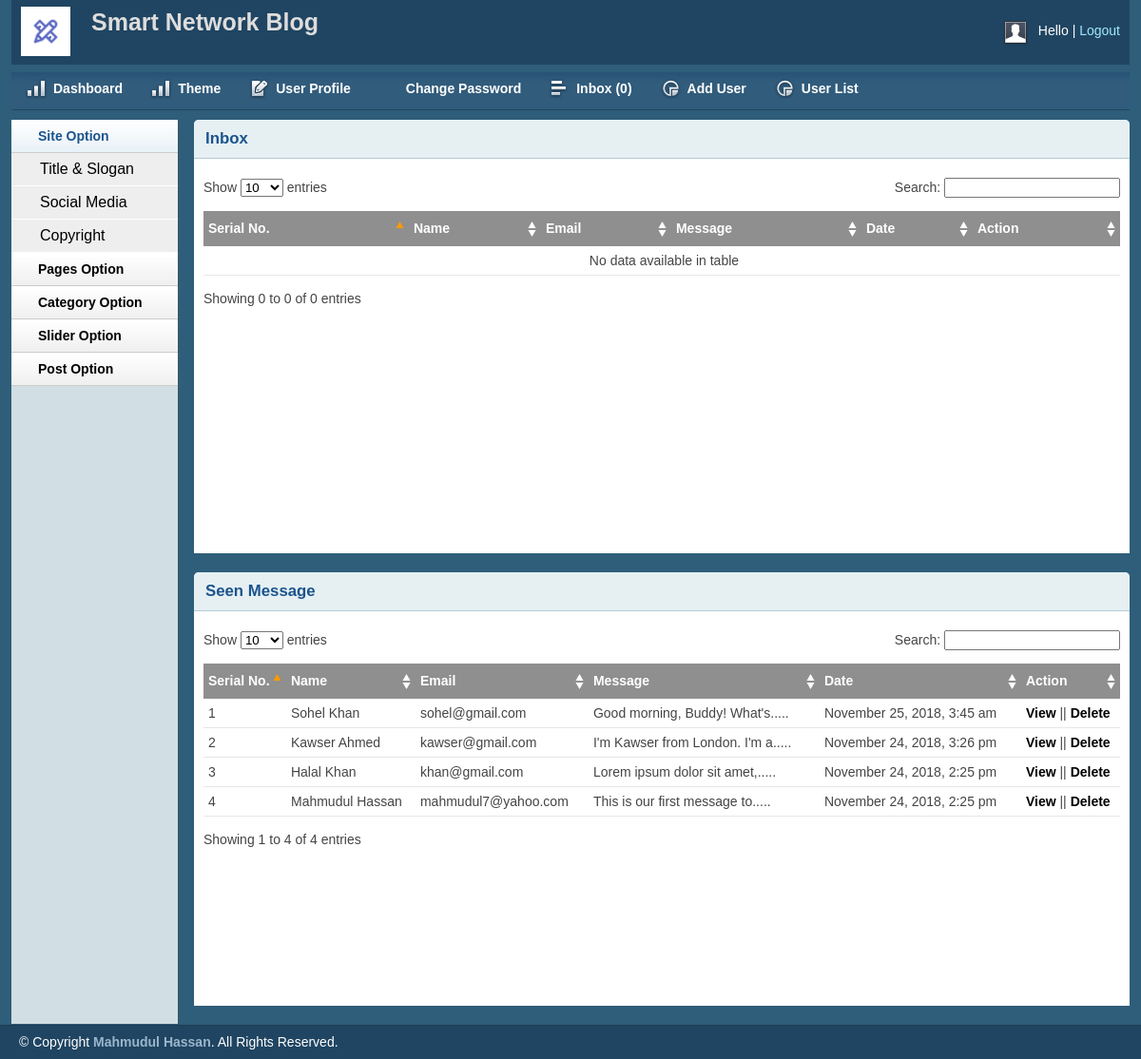
/blog.smartnetwork.org.in/admin/inbox.php, run on the app's committed database.
### tables this page shows
CREATE TABLE `tbl_contact` (
  `id` int(11) NOT NULL,
  `firstname` varchar(255) NOT NULL,
  `lastname` varchar(255) NOT NULL,
  `email` varchar(255) NOT NULL,
  `body` text NOT NULL,
  `status` int(11) NOT NULL DEFAULT 0,
  `date` timestamp NOT NULL DEFAULT current_timestamp()
);

### blog.smartnetwork.org.in/lib/Database.php (called while the page is built, shortened)
<?php
Class Database{
	public $host   = DB_HOST;
	public $user   = DB_USER;
	public $pass   = DB_PASS;
	public $dbname = DB_NAME;
	public $link;
	private function connectDB(){
	$this->link = new mysqli($this->host, $this->user, $this->pass, $this->dbname);
 }
	public function select($query){
		$result = $this->link->query($query) or die($this->link->error.__LINE__);
		if($result->num_rows > 0){
			return $result;
		} else {
			return false;
		}
	}
}
?>

### blog.smartnetwork.org.in/helpers/Format.php (called while the page is built, shortened)
<?php
class Format{
	public function formatDate($data){
		return date('F j, Y, g:i a', strtotime($data));
	}
	public function textShorten($text, $limit = 300){
		$text = $text." ";
		$text = substr($text, 0, $limit);
		$text = substr($text, 0, strrpos($text, " "));
		$text = $text.".....";
		return $text;
	}
}
?>

### blog.smartnetwork.org.in/admin/inbox.php (the view, shortened to what this page needs)
<?php include 'inc/header.php';?>
<?php include 'inc/sidebar.php';?>
<div class="grid_10">
<div class="box round first grid">
    <h2>Inbox</h2>
    <div class="block">
        <table class="data display datatable" id="example">
		<thead>
			<tr>
				<th>Serial No.</th>
				<th>Name</th>
				<th>Email</th>
				<th>Message</th>
				<th>Date</th>
				<th>Action</th>
			</tr>
		</thead>
		<tbody>
		</tbody>
	</table>
   </div>
</div>
<div class="box round first grid">
    <h2>Seen Message</h2>
    <div class="block">
        <table class="data display datatable" id="example">
		<thead>
			<tr>
				<th>Serial No.</th>
				<th>Name</th>
				<th>Email</th>
				<th>Message</th>
				<th>Date</th>
				<th>Action</th>
			</tr>
		</thead>
		<tbody>
<?php
	$query = "SELECT * FROM tbl_contact WHERE status = '1' ORDER BY id DESC";
	$msg = $db->select($query);
	if ($msg) {
		$i = 0;
		while ($result = $msg->fetch_assoc()) {
			$i++;
?>
			<tr class="odd gradeX">
				<td><?php echo $i; ?></td>
				<td><?php echo $result['firstname'].' '.$result['lastname']; ?></td>
				<td><?php echo $result['email']; ?></td>
				<td><?php echo $fm->textShorten($result['body'], 30); ?></td>
				<td><?php echo $fm->formatDate($result['date']); ?></td>
				<td>
					<a href="viewmsg.php?msgid=<?php echo $result['id'];?>">View</a> ||
					<a onclick="return confirm('Are you sure to Delete!')" href="?delid=<?php echo $result['id'];?>">Delete</a>
				</td>
			</tr>
<?php } } ?>
		</tbody>
	</table>
   </div>
</div>
</div>
<?php include 'inc/footer.php';?>

### smartnetwork.org.in/ftpaccess/blog.smartnetwork.org.in/admin/css/text.css (style rules this page uses)
body { font: 13px/1.5 Tahoma, Helvetica, Arial, 'Liberation Sans', FreeSans, sans-serif; }
h2 { font-size: 23px; }
p, dl, hr, h1, h2, h3, h4, h5, h6, ol, ul, pre, table, address, fieldset { margin-bottom: 20px; }

### smartnetwork.org.in/ftpaccess/blog.smartnetwork.org.in/admin/css/grid.css (style rules this page uses)
.grid_1, .grid_2, .grid_3, .grid_4, .grid_5, .grid_6, .grid_7, .grid_8, .grid_9, .grid_10, .grid_11, .grid_12, .grid_13, .grid_14, .grid_15, .grid_16 { display: inline; float: left; margin-left: 1%; margin-right: 1%; }
.container_12 .grid_10 { width: 81.333%; }

### smartnetwork.org.in/ftpaccess/blog.smartnetwork.org.in/admin/css/layout.css (style rules this page uses)
body { background: #fff none repeat scroll 0 0; color: #444; font-size: 14px; padding: 0; }
a { color: #000; font-weight:bold; text-decoration: none; }
h1, h2, h3, h4, h5, h6 { line-height:1.2em; margin-bottom:.3em; }
h2 { margin-top:1em; }
.box { background:#fff; margin-bottom:20px; padding:10px 10px 10px 10px; margin-left:-8px; }
.box.grid { padding-bottom:40px; }
.box.round { -moz-border-radius: 5px 5px 0px 0px; -webkit-border-radius: 5px 5px 0px 0px; border-radius: 5px 5px 0px 0px; }
.box h2 { font-size:1.2em; font-weight:bold; color:#1B548D; background:#E6F0F3; margin:-10px -10px 0 -10px; padding:10px 12px; border-bottom:1px solid #B3CBD6; -moz-border-radius: 5px 5px 0px 0px; -webkit-border-radius: 5px 5px 0px 0px; border-radius: 5px 5px 0px 0px; }
.box.first { min-height: 406px; }
.block { padding-top:20px; }
.block { padding-bottom:1px; }
table.display { margin: 0 auto; clear: both; width: 100%; }
.sorting_asc { background: #8f8f8f url(../img/table/sort_asc.png) no-repeat center right; padding:8px 5px; text-align:left; color:#fff; }
.sorting { background:#8f8f8f url(../img/table/sort_both.png) no-repeat center right; padding:8px 5px; text-align:left; color:#fff; }
tr.odd { height: 30px; line-height: 30px; border-bottom:1px solid #e6e6e6; }
tr.even { height: 30px; line-height: 30px; border-bottom:1px solid #e6e6e6; }
tr.odd td, tr.even td { padding-left:5px; }

### data on the page
tbl_contact: firstname "Sohel", lastname "Khan", email "sohel@gmail.com", body "Good morning, Buddy! What's.....", date "November 25, 2018, 3:45 am"
tbl_contact: firstname "Kawser", lastname "Ahmed", email "kawser@gmail.com", body "I'm Kawser from London. I'm a.....", date "November 24, 2018, 3:26 pm"
tbl_contact: firstname "Halal", lastname "Khan", email "khan@gmail.com", body "Lorem ipsum dolor sit amet,.....", date "November 24, 2018, 2:25 pm"
tbl_contact: firstname "Mahmudul", lastname "Hassan", email "mahmudul7@yahoo.com", body "This is our first message to.....", date "November 24, 2018, 2:25 pm"
